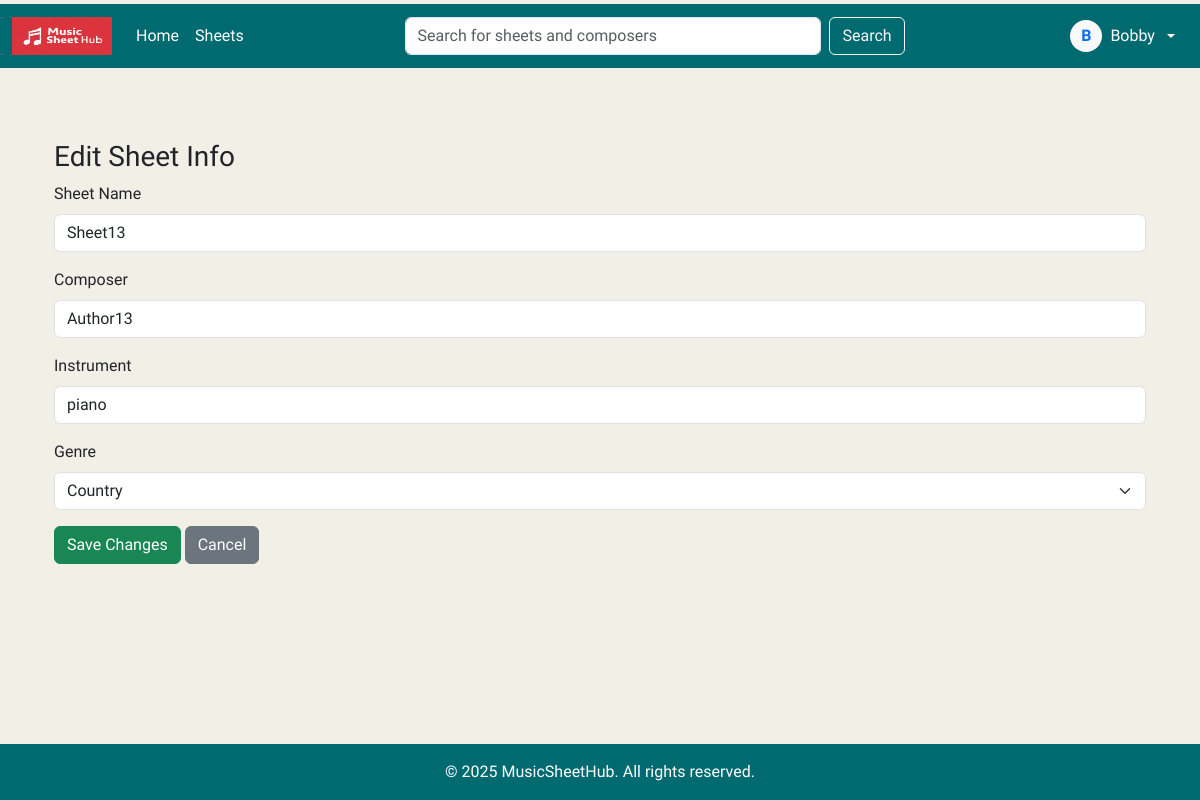
/edit/34 (signed in), run on the app's committed database.
### tables this page shows
CREATE TABLE Users (id INTEGER PRIMARY KEY AUTOINCREMENT, username TEXT (50) UNIQUE, email TEXT (50), password TEXT (50), created_at TEXT DEFAULT (CURRENT_TIMESTAMP));

CREATE TABLE Sheets (id INTEGER PRIMARY KEY AUTOINCREMENT, sheetname TEXT (50), composer TEXT (50), instrument TEXT (50), filename TEXT (50), uploader_id INTEGER REFERENCES Users (id), download_count INTEGER DEFAULT (0), created_at TEXT DEFAULT (CURRENT_TIMESTAMP));

### app.py (the view, shortened to what this page needs)
@app.route('/edit/<int:sheet_id>', methods=['GET', 'POST'])
def edit_sheet(sheet_id):
    if 'username' not in session:
        flash("You must be logged in to edit a sheet.", "warning")
        return redirect(url_for('login'))
    db = get_db()
    cursor = db.cursor()
    cursor.execute('''
                   SELECT id, sheetname, composer, instrument, uploader_id
                   FROM sheets WHERE id = ?''', (sheet_id,))
    sheet = cursor.fetchone()
    if not sheet:
        flash("Sheet not found.", "danger")
        return redirect(url_for('profile', tab='sheets'))
    cursor.execute("SELECT id FROM users WHERE username = ?",
                   (session['username'],))
    user_id = cursor.fetchone()[0]
    if sheet[4] != user_id:
        flash("You do not have permission to edit this sheet.", "danger")
        return redirect(url_for('profile', tab='sheets'))
    cursor.execute("SELECT id, name FROM Genres")
    genres = cursor.fetchall()
    cursor.execute("SELECT gid FROM SheetGenres WHERE sid = ?", (sheet_id,))
    row = cursor.fetchone()
    current_genre_id = row[0] if row else None
    return render_template('edit_sheet.html', sheet=sheet, genres=genres,
                           current_genre_id=current_genre_id)

### app.py (called while the page is built)
def get_db():
    db = getattr(g, '_database', None)
    if db is None:
        db = g._database = sqlite3.connect(DATABASE)
    return db

@app.teardown_appcontext
def close_connection(exception):
    db = getattr(g, '_database', None)
    if db is not None:
        db.close()

### templates/edit_sheet.html (shortened to what this page needs)
{% extends 'base.html' %}
{% block content %}
<div class="container mt-5">
    <h3>Edit Sheet Info</h3>
    <form method="POST">
        <div class="mb-3">
            <label class="form-label">Sheet Name</label>
            <input type="text" name="sheetname" class="form-control" value="{{ sheet[1] }}" required>
        </div>
        <div class="mb-3">
            <label class="form-label">Composer</label>
            <input type="text" name="composer" class="form-control" value="{{ sheet[2] }}">
        </div>
        <div class="mb-3">
            <label class="form-label">Instrument</label>
            <input type="text" name="instrument" class="form-control" value="{{ sheet[3] }}">
        </div>
        <div class="mb-3">
            <label for="genre" class="form-label">Genre</label>
            <select class="form-select" id="genre" name="genre" required>
                {% for genre in genres %}
                    <option value="{{ genre[0] }}" {% if genre[0] == current_genre_id %}selected{% endif %}>{{ genre[1] }}</option>
                {% endfor %}
            </select>
        </div>
        <button type="submit" class="btn btn-success">Save Changes</button>
        <a href="{{ url_for('profile', tab='sheets') }}" class="btn btn-secondary">Cancel</a>
    </form>
</div>
{% endblock %}

### templates/nav.html (shortened to what this page needs)
<nav class="navbar navbar-expand-lg navbar-dark mt-1" style="background-color: #006A71;">
    <div class="container-fluid">
        <a class="navbar-brand" href="#">
            <img src="/static/images/MusicSheetHub.jpg" width="100" height="38" class="d-inline-block align-top"
                alt="Bootstrap" loading="lazy">
        </a>
        <div class="collapse navbar-collapse justify-content-between" id="navbarSupportedContent2">
            <ul class="navbar-nav">
                <li class="nav-item">
                    <a class="nav-link active" aria-current="page" href="{{url_for('home')}}">Home</a>
                </li>
                <li class="nav-item">
                    <a class="nav-link active" aria-current="page" href="{{url_for('sheets')}}">Sheets</a>
                </li>
            </ul>
            <form class="d-flex mx-auto" role="search" style="max-width: 500px; width: 100%;", action="{{ url_for('search') }}" method="GET">
                <input class="form-control me-2" type="search" name="query" placeholder="Search for sheets and composers" aria-label="Search">
                <button class="btn btn-outline-light" type="submit">Search</button>
            </form>
             <div class="text-end">
                {% if session.get('username') %}
                <div class="dropdown">
                    <button class="btn text-white dropdown-toggle d-flex align-items-center gap-2" type="button"
                    data-bs-toggle="dropdown" aria-expanded="false">
                        <div class="rounded-circle bg-light text-primary fw-bold d-flex justify-content-center align-items-center"
                        style="width: 32px; height: 32px;">
                        {{ session['username'][0]|upper }}
                        </div>
                        {{ session['username'] }}
                    </button>
                </div>
                {% else %}
                <a href="{{ url_for('login') }}" class="btn btn-outline-light me-2">Login</a>
                <a href="{{ url_for('signup') }}" class="btn btn-outline-light">Sign-up</a>
                {% endif %}
             </div>
        </div>
    </div>
</nav>

### templates/base.html (style rules this page uses)
html, body { height: 100%; margin: 0; background-color: #F2EFE7; font-family: 'Inria Sans', sans-serif; }
body { display: flex; flex-direction: column; }

### data on the page
Users: username "Bobby"
Sheets: sheetname "Sheet13", composer "Author13", instrument "piano"

### other printed values
{{ session['username'][0]|upper }} "B"
form field genre "Country"
